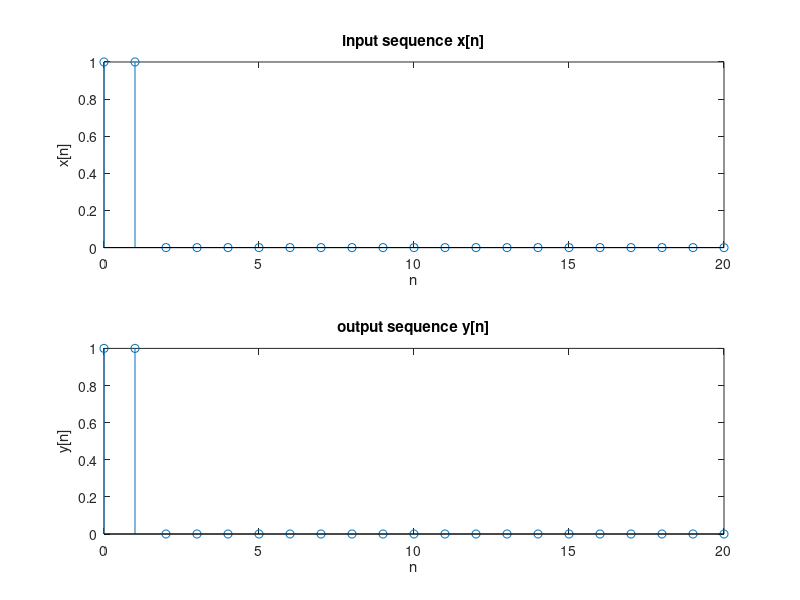

MATLAB code for this plot:
%y(n)-0.25y(n-1)-0.125y(n-2)=x(n)+0.5x(n-1)
%x(n)=u(n)-u(n-2)
%y(-1)=1 and y(-2)=2 , (enter the values as [2 1])

clc; %clears the console window
clear all;%deletes the user defined variable in variable browser
close all;%close the figure window

%a=[1 -0.25 -0.125]
%b=[1 0.5]

b=input('Enter the coefficients of x: ');
a=input('Enter the coefficients of y: ');
M=length(b)-1;
N=length(a)-1;
IC=input('Enter the initial conditions for y: ');
%Initial conditions for transposed direct-form II filter
ic=filtic(b,a,flip(IC));
n=[0:20];%number of terms
%x[n]=u[n]-u[n-2]
x=[(n>=0)]-[(n>=2)];
y=filter(b, a, x, ic);
subplot(211);
stem(n,x);
title('input sequence x[n]');
xlabel('n');
ylabel('x[n]');
subplot(212);
stem(n,y);
title('output sequence y[n]');
xlabel('n');
ylabel('y[n]');
disp('y[n]=');
disp(y);